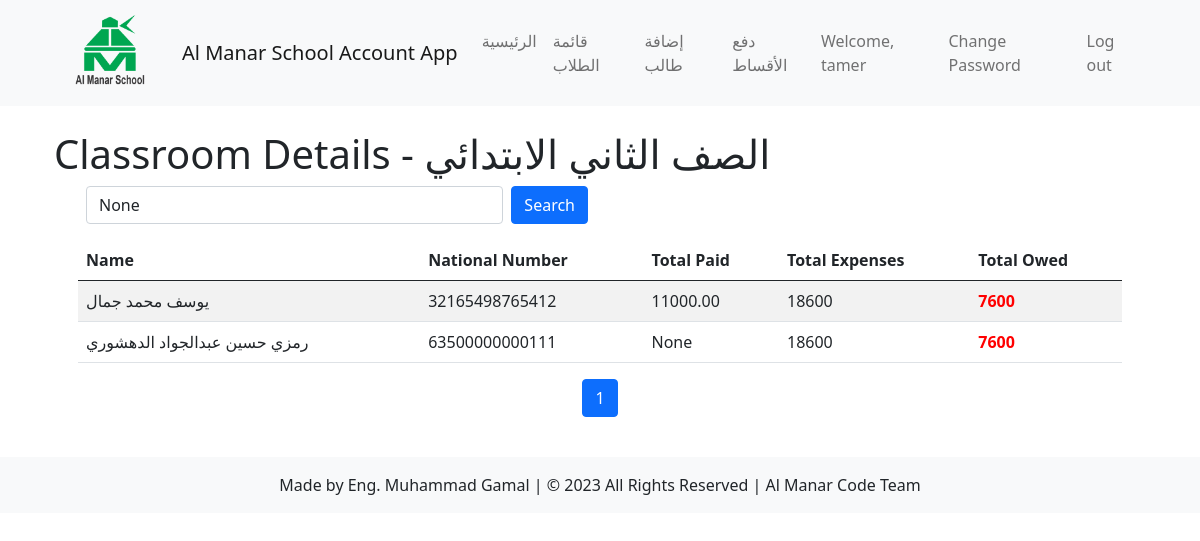
Page /students/classroom/7/ (signed in) on the committed database.
### account/models.py (models this page shows)
class User(AbstractUser):
    username = models.CharField(max_length=150, unique=True)  # Add the username field
    date_of_enrollment = models.DateField(null=True, blank=True)
    national_id = models.CharField(max_length=20, null=True, blank=True)
    department = models.CharField(max_length=20, choices=[
        ('accounts', 'Accounts'),
        ('student_affairs', 'Student Affairs'),
        ('administration', 'Administration')
    ])
    USERNAME_FIELD = 'username'
    objects = CustomUserManager()
    class Meta:
        permissions = [
            ('can_view_reports', 'Can view all reports'),
            ('can_edit_employee', 'Can edit employee profile'),
            ('can_add_student', 'Can add new student'),
            ('can_edit_student', 'Can edit student profile'),
            ('can_add_expense', 'Can add new expense'),
            ('can_pay_installment', 'Can pay student installment')
        ]

### students/models.py (models this page shows, shortened)
class Classroom(models.Model):
    CLASS_CHOICES = (
        ('', 'اختار المرحلة التعليمية'),
        ('BC', 'مرحلة تمهيدي'),
        ('KG1', 'رياض أطفال 1'),
        ('KG2', 'رياض أطفال 2'),
        ('Prim1', 'الصف الأول الابتدائي'),
        ('Prim2', 'الصف الثاني الابتدائي'),
        ('Prim3', 'الصف الثالث الابتدائي'),
        ('Prim4', 'الصف الرابع الابتدائي'),
        ('Prim5', 'الصف الخامس الابتدائي'),
        ('Prim6', 'الصف السادس الابتدائي'),
        ('Prep7', 'الصف الأول الإعدادي'),
        ('Prep8', 'الصف الثاني الإعدادي'),
        ('Prep9', 'الصف الثالث الإعدادي'),
        ('Sec1', 'الصف الأول الثانوي'),
        ('Sec2', 'الصف الثاني الثانوي'),
        ('Sec3', 'الصف الثالث الثانوي'),
    )
    name = models.CharField(max_length=100, default='Default Classroom Name', null=True)
    stage = models.CharField(max_length=50, choices=CLASS_CHOICES, default='default_value', null=True)
    educational_stage = models.ForeignKey(EducationalStage, on_delete=models.CASCADE)
    fee_per_student = models.DecimalField(max_digits=8, decimal_places=2, default=0)

class Student(models.Model):
    GENDER_CHOICES = (
        ('', '---------'),
        ('M', 'Male'),
        ('F', 'Female'),
    )
    name = models.CharField(max_length=50)
    national_number = models.IntegerField(unique=True)
    age = models.IntegerField()
    gender = models.CharField(max_length=1, choices=GENDER_CHOICES)
    date_of_birth = models.DateField()
    academic_year = models.ForeignKey(AcademicYear, on_delete=models.CASCADE, default=timezone.now, null=True, blank=True)
    classroom = models.ManyToManyField(Classroom)
    total_payments = models.DecimalField(max_digits=8, decimal_places=2, default=0, null=True, blank=True)
    total_owed = models.DecimalField(max_digits=8, decimal_places=2, default=0, null=True, blank=True)
    phone_number = models.CharField(max_length=20, default='')  # Add the phone number field

### students/views.py (the view)
# urls.py: path('classroom/<int:classroom_id>/', views.classroom_details, name='classroom_details'),
@never_cache
@login_required
def classroom_details(request, classroom_id):
    classroom = Classroom.objects.get(id=classroom_id)
    expenses = Expense.objects.filter(classroom=classroom)
    total_expenses = expenses.aggregate(total_expenses=Sum('amount'))['total_expenses'] or 0
    total_paid = Tuition.objects.filter(student__classroom=classroom, paid=True).aggregate(total=Sum('amount_tuition'))['total'] or 0
    total_owed = total_expenses - total_paid
    search_query = request.GET.get('search')
    if search_query:
        students = classroom.student_set.filter(Q(name__icontains=search_query) | Q(national_number__icontains=search_query))
    else:
        students = classroom.student_set.all()
    paginator = Paginator(students, 10)
    page_number = request.GET.get('page')
    page_obj = paginator.get_page(page_number)
    context = {
        'classroom': classroom,
        'page_obj': page_obj,
        'search_query': search_query,
        'total_expenses': total_expenses,
        'total_owed': total_owed,
        'total_paid': total_paid,
    }
    return render(request, 'students/classroom_details.html', context)

### students/templates/students/classroom_details.html (shortened to what this page needs)
{% extends 'students/base.html' %}
{% block content %}
  <h1>Classroom Details - {{ classroom.name }}</h1>
  <div class="container">
    <div class="row mb-3">
      <div class="col-md-6">
        <form method="GET" action="{% url 'students:classroom_details' classroom.id %}" class="d-flex">
          <input type="text" name="search" class="form-control me-2" placeholder="Search students" value="{{ search_query }}">
          <button type="submit" class="btn btn-primary">Search</button>
        </form>
      </div>
    </div>
    <table class="table table-striped">
      <thead>
        <tr>
          <th>Name</th>
          <th>National Number</th>
          <th>Total Paid</th>
          <th>Total Expenses</th>
          <th>Total Owed</th>
        </tr>
      </thead>
      <tbody>
        {% for student in page_obj %}
          <tr>
            <td>{{ student.name }}</td>
            <td>{{ student.national_number }}</td>
            <td>{{ student.total_payments }}</td>
            <td>{{ total_expenses }}</td>
            <td>
              <strong style="color: {% if total_owed > 0 %}red{% elif total_owed < 0 %}green{% else %}green{% endif %}">
                {% if total_owed > 0 %}
                  {{ total_owed }}
                {% elif total_owed < 0 %}
                  Paid over
                  {{ total_owed }}
                {% else %}
                  0
                {% endif %}
              </strong>
            </td>
          </tr>
        {% empty %}
          <tr>
            <td colspan="5">No students found.</td>
          </tr>
        {% endfor %}
      </tbody>
    </table>
    <nav aria-label="Page navigation">
      <ul class="pagination justify-content-center">
        <li class="page-item active" aria-current="page">
          <span class="page-link">{{ page_obj.number }}</span>
        </li>
      </ul>
    </nav>
  </div>
{% endblock %}

### students/templates/students/base.html (shortened to what this page needs)
{% load static %}
{% load crispy_forms_tags %}
<!DOCTYPE html>
<html lang="en">
<head>
<link rel="stylesheet" href="{% static 'css/bootstrap.css' %}">
<link rel="stylesheet" href="{% static 'css/bootstrap.min.css' %}">
<link rel="stylesheet" href="{% static 'css/bootstrap.rtl.css' %}">
<link rel="stylesheet" href="{% static 'css/bootstrap.rtl.min.css' %}">
<link rel="stylesheet" href="{% static 'css/bootstrap-grid.css' %}">
<link rel="stylesheet" href="{% static 'css/bootstrap-grid.min.css' %}">
<link rel="stylesheet" href="{% static 'css/bootstrap-grid.rtl.css' %}">
<link rel="stylesheet" href="{% static 'css/bootstrap-grid.rtl.min.css' %}">
<link rel="stylesheet" href="{% static 'css/bootstrap-reboot.css' %}">
<link rel="stylesheet" href="{% static 'css/bootstrap-reboot.min.css' %}">
<link rel="stylesheet" href="{% static 'css/bootstrap-reboot.rtl.css' %}">
<link rel="stylesheet" href="{% static 'css/bootstrap-reboot.rtl.min.css' %}">
<link rel="stylesheet" href="{% static 'css/bootstrap-utilities.css' %}">
<link rel="stylesheet" href="{% static 'css/bootstrap-utilities.min.css' %}">
<link rel="stylesheet" href="{% static 'css/bootstrap-utilities.rtl.css' %}">
<link rel="stylesheet" href="{% static 'css/bootstrap-utilities.rtl.min.css' %}">
<link rel="stylesheet" href="{% static 'css/style.css' %}">
<link rel="stylesheet" href="https://use.fontawesome.com/releases/v5.15.3/css/all.css">
<link rel="stylesheet" href="https://cdn.jsdelivr.net/npm/bootstrap-icons%401.5.0/font/bootstrap-icons.css">
<link rel="stylesheet" href="https://cdnjs.cloudflare.com/ajax/libs/twitter-bootstrap/5.0.2/css/bootstrap.min.css" />
</head>
<body>
  <nav class="navbar navbar-expand-lg navbar-light bg-light">
    <div class="container">
      <a class="navbar-brand" href="#">
        <img src="{% static 'img/logo.png' %}" alt="Logo" width="80">
      </a>
      <a class="navbar-brand" href="#">Al Manar School Account App</a>
      <div class="collapse navbar-collapse" id="navbarNav">
        <ul class="navbar-nav me-auto">
          <li class="nav-item">
            <a class="nav-link {% if request.resolver_match.url_name == 'home' %}active{% endif %}" href="{% url 'students:home' %}">الرئيسية</a>
          </li>
          <li class="nav-item">
            <a class="nav-link {% if request.resolver_match.url_name == 'student_list' %}active{% endif %}" href="{% url 'students:student_list' %}">قائمة الطلاب</a>
          </li>
          <li class="nav-item">
            <a class="nav-link {% if request.resolver_match.url_name == 'add_student' %}active{% endif %}" href="{% url 'students:add_student' %}">إضافة طالب</a>
          </li>
          <li class="nav-item">
            <a class="nav-link {% if request.resolver_match.url_name == 'search_student' %}active{% endif %}" href="{% url 'students:search_student' %}">دفع الأقساط</a>
          </li>
        </ul>
        <ul class="navbar-nav">
          {% if user.is_authenticated %}
            <li class="nav-item">
              <a class="nav-link" href="{% url 'account:view_profile' %}">Welcome, {{ user.username }}</a>
            </li>
            <li class="nav-item">
              <a class="nav-link" href="{% url 'account:change_password' %}">Change Password</a>
            </li>
            <li class="nav-item">
              <a class="nav-link" href="{% url 'logout' %}">Log out</a>
            </li>
          {% endif %}
        </ul>
      </div>
    </div>
  </nav>
<div class="container py-4">
    {% block content %}
    {% endblock %}
</div>
<footer class="bg-light text-center py-3">
  Made by Eng. Muhammad Gamal | © 2023 All Rights Reserved | Al Manar Code Team
</footer>
</body>
</html>

### students/static/css/style.css (style rules this page uses)
.btn-primary { background-color: #007bff; border-color: #007bff; }

### rows in the picture
User: username "tamer"
Classroom: name "الصف الثاني الابتدائي"
Student: name "يوسف محمد جمال", national_number "32165498765412", total_payments "11000.00", total_expenses "18600", total_owed "7600"
Student: name "رمزي حسين عبدالجواد الدهشوري", national_number "63500000000111", total_payments "None", total_expenses "18600", total_owed "7600"

### other values in the picture
{{ page_obj.number }} "1"
